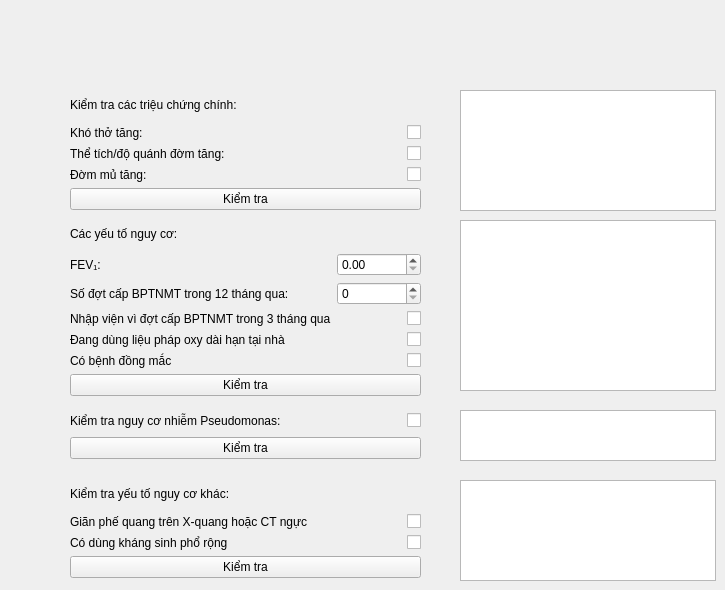
      <widget class="QWidget" name="xi">
       <widget class="QTextBrowser" name="xi_ket_qua_1">
        <property name="geometry">
         <rect>
          <x>460</x>
          <y>90</y>
          <width>256</width>
          <height>121</height>
         </rect>
        </property>
       </widget>
       <widget class="QTextBrowser" name="xi_ket_qua_2">
        <property name="geometry">
         <rect>
          <x>460</x>
          <y>220</y>
          <width>256</width>
          <height>171</height>
         </rect>
        </property>
       </widget>
       <widget class="QTextBrowser" name="xi_ket_qua_3">
        <property name="geometry">
         <rect>
          <x>460</x>
          <y>410</y>
          <width>256</width>
          <height>51</height>
         </rect>
        </property>
       </widget>
       <widget class="QTextBrowser" name="xi_ket_qua_4">
        <property name="geometry">
         <rect>
          <x>460</x>
          <y>480</y>
          <width>256</width>
          <height>101</height>
         </rect>
        </property>
       </widget>
       <widget class="QWidget" name="layoutWidget">
        <property name="geometry">
         <rect>
          <x>70</x>
          <y>220</y>
          <width>351</width>
          <height>176</height>
         </rect>
        </property>
        <layout class="QVBoxLayout" name="verticalLayout_5">
         <item>
          <layout class="QGridLayout" name="gridLayout_7">
           <item row="0" column="0">
            <widget class="QLabel" name="label_90">
             <property name="text">
              <string>Các yếu tố nguy cơ:</string>
             </property>
            </widget>
           </item>
           <item row="1" column="0">
            <widget class="QLabel" name="label_91">
             <property name="text">
              <string>FEV₁:</string>
             </property>
            </widget>
           </item>
           <item row="1" column="1">
            <widget class="QDoubleSpinBox" name="xi_fev1"/>
           </item>
           <item row="2" column="0">
            <widget class="QLabel" name="label_92">
             <property name="text">
              <string>Số đợt cấp BPTNMT trong 12 tháng qua:</string>
             </property>
            </widget>
           </item>
           <item row="2" column="1">
            <widget class="QSpinBox" name="xi_exacerbations"/>
           </item>
           <item row="3" column="0">
            <widget class="QLabel" name="label_93">
             <property name="text">
              <string>Nhập viện vì đợt cấp BPTNMT trong 3 tháng qua</string>
             </property>
            </widget>
           </item>
           <item row="3" column="1">
            <widget class="QCheckBox" name="xi_hospitalization">
             <property name="layoutDirection">
              <enum>Qt::RightToLeft</enum>
             </property>
             <property name="text">
              <string/>
             </property>
            </widget>
           </item>
           <item row="4" column="0">
            <widget class="QLabel" name="label_94">
             <property name="text">
              <string>Đang dùng liệu pháp oxy dài hạn tại nhà</string>
             </property>
            </widget>
           </item>
           <item row="4" column="1">
            <widget class="QCheckBox" name="xi_risk_oxygen_home">
             <property name="layoutDirection">
              <enum>Qt::RightToLeft</enum>
             </property>
             <property name="text">
              <string/>
             </property>
            </widget>
           </item>
           <item row="5" column="0">
            <widget class="QLabel" name="label_95">
             <property name="text">
              <string>Có bệnh đồng mắc</string>
             </property>
            </widget>
           </item>
           <item row="5" column="1">
            <widget class="QCheckBox" name="xi_risk_comorbidities">
             <property name="layoutDirection">
              <enum>Qt::RightToLeft</enum>
             </property>
             <property name="text">
              <string/>
             </property>
            </widget>
           </item>
          </layout>
         </item>
         <item>
          <widget class="QPushButton" name="xi_ket_qua_btn_2">
           <property name="text">
            <string>Kiểm tra</string>
           </property>
          </widget>
         </item>
        </layout>
       </widget>
       <widget class="QWidget" name="layoutWidget">
        <property name="geometry">
         <rect>
          <x>70</x>
          <y>410</y>
          <width>351</width>
          <height>54</height>
         </rect>
        </property>
        <layout class="QVBoxLayout" name="verticalLayout_7">
         <item>
          <layout class="QGridLayout" name="gridLayout_8">
           <item row="0" column="0">
            <widget class="QLabel" name="label_96">
             <property name="text">
              <string>Kiểm tra nguy cơ nhiễm Pseudomonas:</string>
             </property>
            </widget>
           </item>
           <item row="0" column="1">
            <widget class="QCheckBox" name="xi_risk_pseudomonas">
             <property name="layoutDirection">
              <enum>Qt::RightToLeft</enum>
             </property>
             <property name="text">
              <string/>
             </property>
            </widget>
           </item>
          </layout>
         </item>
         <item>
          <widget class="QPushButton" name="xi_ket_qua_btn_3">
           <property name="text">
            <string>Kiểm tra</string>
           </property>
          </widget>
         </item>
        </layout>
       </widget>
       <widget class="QWidget" name="layoutWidget">
        <property name="geometry">
         <rect>
          <x>70</x>
          <y>480</y>
          <width>351</width>
          <height>98</height>
         </rect>
        </property>
        <layout class="QVBoxLayout" name="verticalLayout_8">
         <item>
          <layout class="QGridLayout" name="gridLayout_9">
           <item row="0" column="0">
            <widget class="QLabel" name="label_97">
             <property name="text">
              <string>Kiểm tra yếu tố nguy cơ khác:</string>
             </property>
            </widget>
           </item>
           <item row="1" column="0">
            <widget class="QLabel" name="label_98">
             <property name="text">
              <string>Giãn phế quang trên X-quang hoặc CT ngực</string>
             </property>
            </widget>
           </item>
           <item row="1" column="1">
            <widget class="QCheckBox" name="xi_bronchiectasis">
             <property name="layoutDirection">
              <enum>Qt::RightToLeft</enum>
             </property>
             <property name="text">
              <string/>
             </property>
            </widget>
           </item>
           <item row="2" column="0">
            <widget class="QLabel" name="label_99">
             <property name="text">
              <string>Có dùng kháng sinh phổ rộng</string>
             </property>
            </widget>
           </item>
           <item row="2" column="1">
            <widget class="QCheckBox" name="xi_broad_spectrum_antibiotic_use">
             <property name="layoutDirection">
              <enum>Qt::RightToLeft</enum>
             </property>
             <property name="text">
              <string/>
             </property>
            </widget>
           </item>
          </layout>
         </item>
         <item>
          <widget class="QPushButton" name="xi_ket_qua_btn_4">
           <property name="text">
            <string>Kiểm tra</string>
           </property>
          </widget>
         </item>
        </layout>
       </widget>
       <widget class="QWidget" name="layoutWidget">
        <property name="geometry">
         <rect>
          <x>70</x>
          <y>90</y>
          <width>351</width>
          <height>120</height>
         </rect>
        </property>
        <layout class="QVBoxLayout" name="verticalLayout_2">
         <item>
          <layout class="QGridLayout" name="gridLayout_6">
           <item row="0" column="0" colspan="3">
            <widget class="QLabel" name="label_86">
             <property name="text">
              <string>Kiểm tra các triệu chứng chính:</string>
             </property>
            </widget>
           </item>
           <item row="1" column="0">
            <widget class="QLabel" name="label_87">
             <property name="text">
              <string>Khó thở tăng:</string>
             </property>
            </widget>
           </item>
           <item row="2" column="0" colspan="2">
            <widget class="QLabel" name="label_88">
             <property name="text">
              <string>Thể tích/độ quánh đờm tăng:</string>
             </property>
            </widget>
           </item>
           <item row="2" column="2">
            <widget class="QCheckBox" name="xi_sputum_volume_or_thickness_increase">
             <property name="layoutDirection">
              <enum>Qt::RightToLeft</enum>
             </property>
             <property name="text">
              <string/>
             </property>
            </widget>
           </item>
           <item row="3" column="0" colspan="2">
            <widget class="QLabel" name="label_89">
             <property name="text">
              <string>Đờm mủ tăng:</string>
             </property>
            </widget>
           </item>
           <item row="3" column="2">
            <widget class="QCheckBox" name="xi_purulent_sputum_increase">
             <property name="layoutDirection">
              <enum>Qt::RightToLeft</enum>
             </property>
             <property name="text">
              <string/>
             </property>
            </widget>
           </item>
           <item row="1" column="2">
            <widget class="QCheckBox" name="xi_breathlessness_increase">
             <property name="layoutDirection">
              <enum>Qt::RightToLeft</enum>
             </property>
             <property name="text">
              <string/>
             </property>
            </widget>
           </item>
          </layout>
         </item>
         <item>
          <widget class="QPushButton" name="xi_ket_qua_btn_1">
           <property name="text">
            <string>Kiểm tra</string>
           </property>
          </widget>
         </item>
        </layout>
       </widget>
      </widget>
